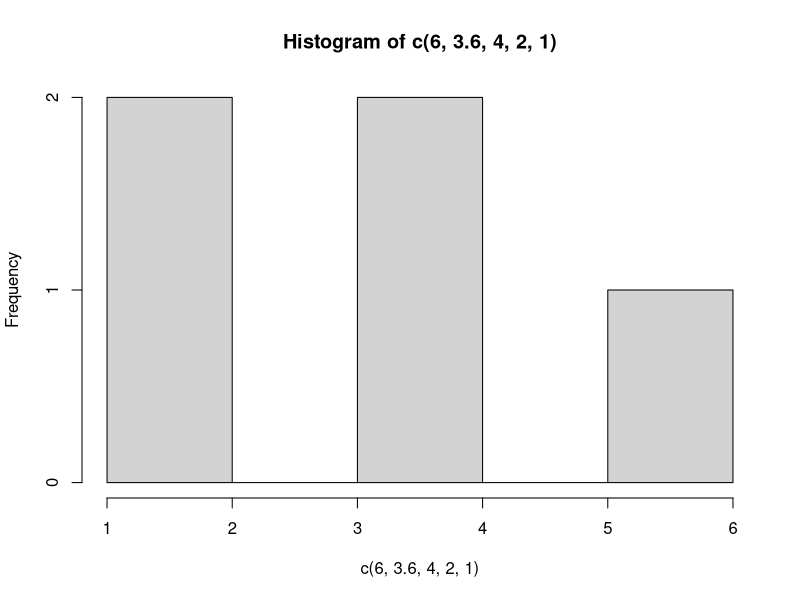
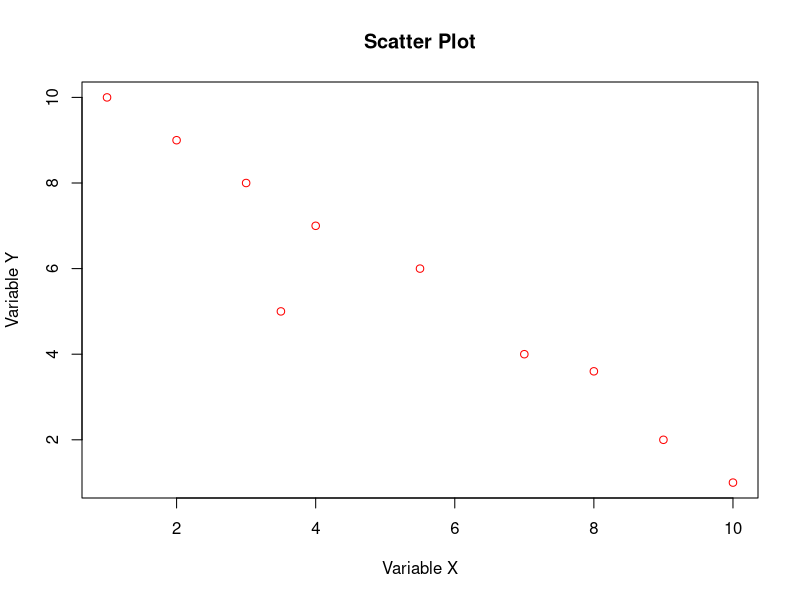
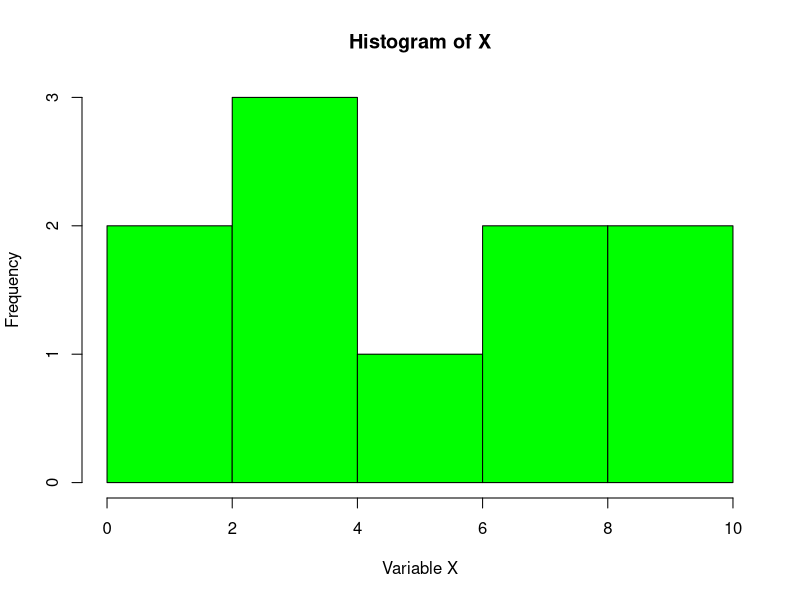
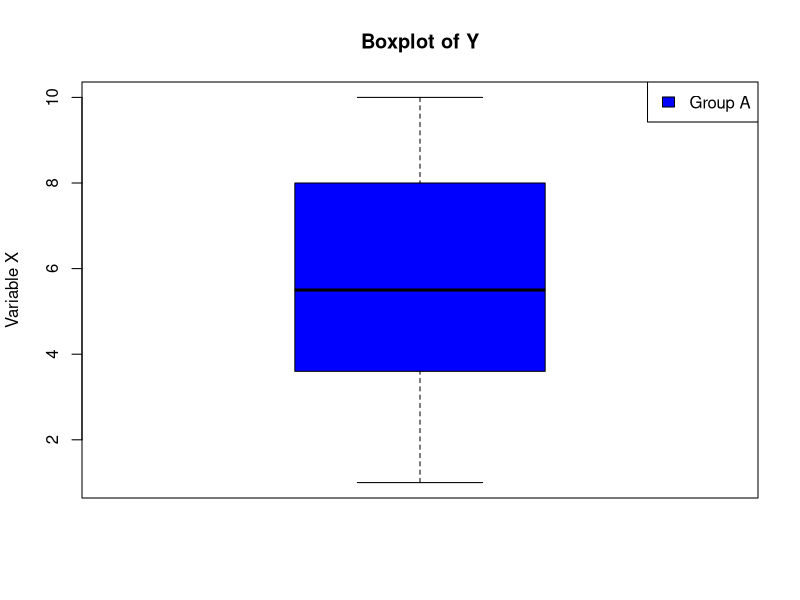

Write R code to recreate these figures, in order. (Note: this script raises an error after producing the figures.)
## ---- chunk 1
create_sum_function <- function(n) {
  expression <- substitute(function(x) x + n)
  eval(expression)
}

sum_5 <- create_sum_function(5)
sum_10 <- create_sum_function(10)

sum_5(10)
sum_10(10)
## ---- chunk 2
analyze_data <- function(data, filter_cond, column_to_analyze, statistic, plot_type) {
  
  # Filter data
  filtered_data <- substitute(data[filter_cond, ][[column_to_analyze]])
  
  filtered_data <- eval(filtered_data)
  
  # Calculate statistic
  calculated_statistic <- substitute(statistic(filtered_data))
  calculated_statistic <- eval(calculated_statistic)
  
  # Generate plot
  plot_expression <- substitute(plot_type(filtered_data))
  eval(plot_expression)
  
  # Return calculated statistic
  return(calculated_statistic)
}

# Usage example
df <- data.frame(
  x = c(1, 3, 2, 5.5, 4, 3.5, 8, 7, 9, 10),
  y = c(10, 8, 9, 6, 7, 5, 3.6, 4, 2, 1)
)

# We want to filter data where x > 5, calculate mean of y and generate a histogram
result <- analyze_data(df, df$x > 5, "y", mean, hist)

result

## ---- chunk 3
create_plot <- function(data, plot_type, var_x, var_y = NULL, 
                          title = NULL, color = "blue", 
                          labels_x = NULL, labels_y = NULL, 
                          legend = NULL) {
  
  # Create base plot expression
  if (plot_type == "scatter") {
    expression <- substitute(plot(data[[var_x]], data[[var_y]], 
                                 xlab = labels_x, ylab = labels_y,
                                 main = title, col = color))
  } else if (plot_type == "histogram") {
    expression <- substitute(hist(data[[var_x]], main = title, xlab = labels_x, col = color))
  } else if (plot_type == "boxplot") {
    expression <- substitute(boxplot(data[[var_x]], main = title, ylab = labels_y, col = color))
  } else {
    stop("Invalid plot type.")
  }
  
  # Evaluate base expression
  eval(expression)
  
  # Add legend if specified
  if (!is.null(legend)) {
    legend("topright", legend = legend, fill = color)
  }
}

# Usage example
df <- data.frame(
  x = c(1, 3, 2, 5.5, 4, 3.5, 8, 7, 9, 10),
  y = c(10, 8, 9, 6, 7, 5, 3.6, 4, 2, 1)
)

create_plot(df, "scatter", "x", "y", 
              title = "Scatter Plot", color = "red", 
              labels_x = "Variable X", labels_y = "Variable Y")

create_plot(df, "histogram", "x", 
              title = "Histogram of X", color = "green", 
              labels_x = "Variable X")

create_plot(df, "boxplot", "y", 
              title = "Boxplot of Y", color = "blue", 
              labels_y = "Variable X", 
              legend = c("Group A"))

## ---- chunk 4
    numbers <- c(1, 2, 3, 4, 5)
    sum_squares_evens <- numbers |>
      keep(~. %% 2 == 0) |>
      map_dbl(~. ^2) |>
      reduce(`+`)
    
    sum_squares_evens
## ---- chunk 5
    cities <- list(
      list(name = "New York", population = 8.4e6),
      list(name = "Los Angeles", population = 3.9e6),
      list(name = "Chicago", population = 2.7e6)
    )

    big_cities <- cities |>
      keep(~.x$population > 5e6)

    big_cities
## ---- chunk 6
inc(params$hidden, ne)
## ---- chunk 7
expression <- quote(a + b)
## ---- chunk 8
inc(params$hidden, ne)
## ---- chunk 9
x <- 5
y <- 10
expression <- quote(x * y)
eval(expression)
## ---- chunk 10
inc(params$hidden, ne)
## ---- chunk 11
numbers <- c(1, 2, 3, 4, 5)
squares <- map(numbers, function(x) x^2)
squares
## ---- chunk 12
inc(params$hidden, ne)
## ---- chunk 13
numbers <- c(1, 2, 3, 4, 5)
evens <- keep(numbers, ~ . %% 2 == 0)
evens
## ---- chunk 14
inc(params$hidden, ne)
## ---- chunk 15
create_power_function <- function(n) {
  function(x) x^n
}
## ---- chunk 16
inc(params$hidden, ne)
## ---- chunk 17
numbers <- c(1, 2, 3, 4, 5)
product <- reduce(numbers, `*`)
product
## ---- chunk 18
inc(params$hidden, ne)
## ---- chunk 19
create_flexible_sum_function <- function(n) {
  function(...) {
    sum(c(...)) + n
  }
}

# Tests
# Create a function adding 5 to any set of numbers
sum_5 <- create_flexible_sum_function(5)

# Usage examples and verification
sum_5(2, 3, 4)

sum_5(10, 20)

sum_5()
## ---- chunk 20
inc(params$hidden, ne)
## ---- chunk 21
create_dynamic_plot <- function(data, plot_type, options) {
  # Create base plot expression
  if (plot_type == "scatter") {
    expression <- quote(plot(data[[options$var_x]], data[[options$var_y]],
                            xlab = options$labels_x, ylab = options$labels_y,
                            main = options$title, col = options$color))
  } else if (plot_type == "histogram") {
    expression <- quote(hist(data[[options$var_x]], 
                            main = options$title, 
                            xlab = options$labels_x, col = options$color))
  } else if (plot_type == "boxplot") {
    expression <- quote(boxplot(data[[options$var_x]], 
                               main = options$title, 
                               ylab = options$labels_y, col = options$color))
  } else {
    stop("Invalid plot type.")
  }
  
  # Evaluate base expression
  eval(expression)
}

# Create sample data
data <- data.frame(x = rnorm(100), y = rnorm(100))

# Tests
# Scatter plot
options_scatter <- list(var_x = "x", var_y = "y",
                            title = "Scatter Plot",
                            labels_x = "Variable X",
                            labels_y = "Variable Y",
                            color = "blue")
create_dynamic_plot(data, "scatter", options_scatter)

# Histogram
options_histogram <- list(var_x = "x",
                            title = "Histogram",
                            labels_x = "Values",
                            color = "green")
create_dynamic_plot(data, "histogram", options_histogram)

# Boxplot
options_boxplot <- list(var_x = "y",
                         title = "Boxplot",
                         labels_y = "Values",
                         color = "red")
create_dynamic_plot(data, "boxplot", options_boxplot)
